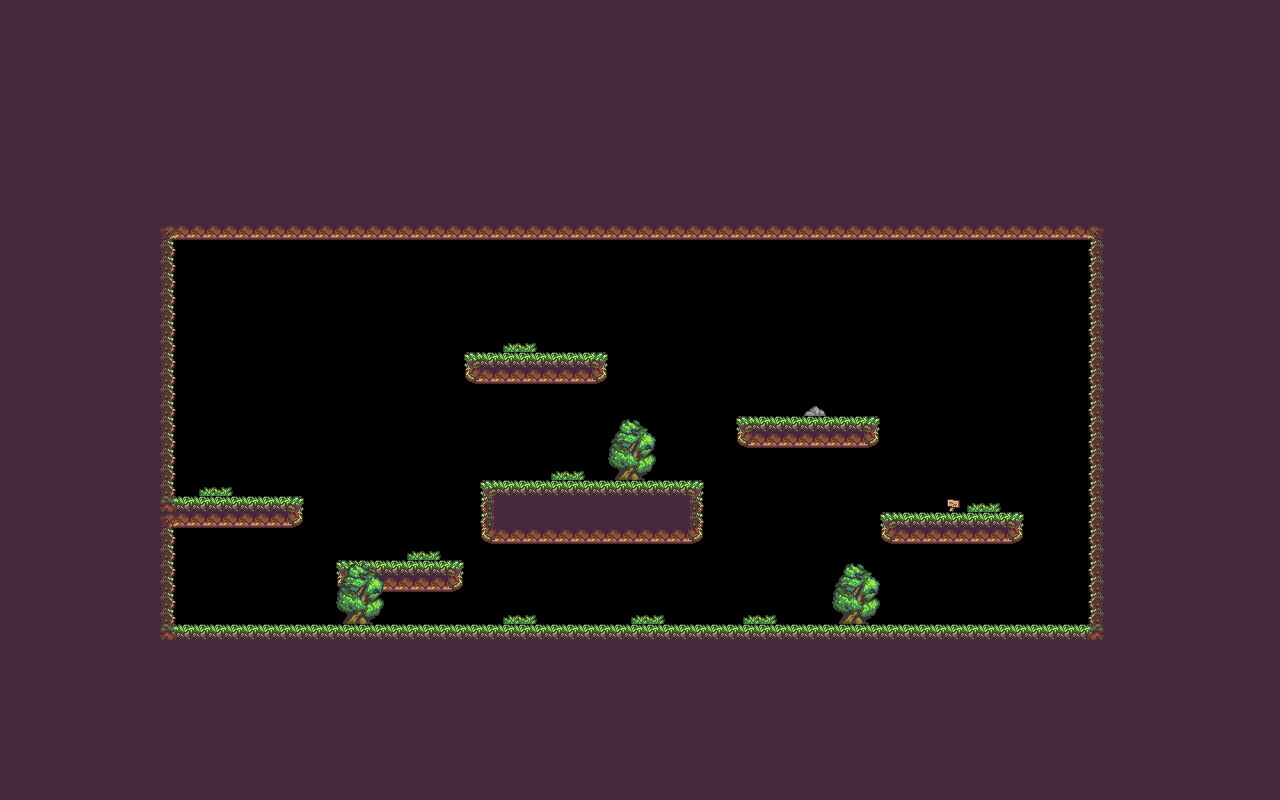

Below is a game level as drawn by its tile map, then a one-line description and the .tmx that defines it (tile-layer data replaced by summaries):
An orthogonal 80x50 tile map with 16x16 px tiles, 2 tile layers (Tile Layer 1, Tile Layer 2) and 3 objects (player_spawn, enemy_spawn_2, enemy_spawn).

<map version="1.10" tiledversion="1.10.2" orientation="orthogonal" renderorder="right-up" width="80" height="50" tilewidth="16" tileheight="16" infinite="0" nextlayerid="5" nextobjectid="6">
 <tileset firstgid="1" source="Tileset.tsx" />
 <layer id="1" name="Tile Layer 1" width="80" height="50">
  <data>[4000 cells, 262 non-empty, 9 distinct tile ids]</data>
 </layer>
 <objectgroup id="4" name="Object Layer 1">
  <object id="3" name="player_spawn" x="554.938" y="337.313">
   <properties>
    <property name="spawn" value="player" />
   </properties>
  </object>
  <object id="4" name="enemy_spawn_2" x="249" y="467">
   <properties>
    <property name="spawn" value="enemy_1" />
   </properties>
  </object>
  <object id="5" name="enemy_spawn" x="800" y="609">
   <properties>
    <property name="spawn" value="enemy_1" />
   </properties>
  </object>
 </objectgroup>
 <layer id="3" name="Tile Layer 2" width="80" height="50">
  <data>[4000 cells, 2638 non-empty, 28 distinct tile ids]</data>
 </layer>
</map>
